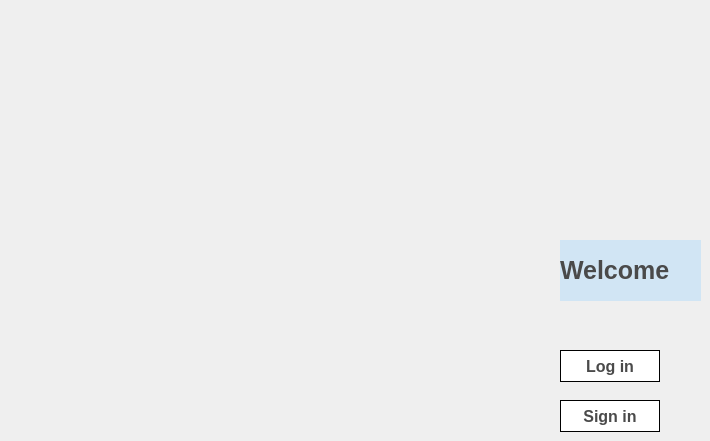
    <widget class="QWidget" name="welcomePage">
     <widget class="QLabel" name="label_4">
      <property name="geometry">
       <rect>
        <x>560</x>
        <y>240</y>
        <width>141</width>
        <height>61</height>
       </rect>
      </property>
      <property name="styleSheet">
       <string notr="true">QLabel#label_4 {
    font-size: 25px;
    font-weight: bold;
    font-family: &quot;Courier New&quot;, monospace;  
    color: #4A4A4A;    
    background-color: #D1E5F4; 
}</string>
      </property>
      <property name="text">
       <string>Welcome</string>
      </property>
     </widget>
     <widget class="QPushButton" name="WloginButton">
      <property name="geometry">
       <rect>
        <x>560</x>
        <y>350</y>
        <width>100</width>
        <height>32</height>
       </rect>
      </property>
      <property name="styleSheet">
       <string notr="true">QPushButton {
    padding: 4px 13px;
    font-size: 16px;
    background-color: #FFFFFF; 
    color: #4A4A4A; 
    border: 1px solid #000000;     
    border-radius: 0px;  
    font-family: &quot;Courier New&quot;, monospace;
    font-weight: 500;
}

QPushButton:pressed {
    background-color: #E0E0E0; 
    padding: 18px 27px 12px 33px;
}</string>
      </property>
      <property name="text">
       <string>Log in</string>
      </property>
     </widget>
     <widget class="QPushButton" name="WsigninButton">
      <property name="geometry">
       <rect>
        <x>560</x>
        <y>400</y>
        <width>100</width>
        <height>32</height>
       </rect>
      </property>
      <property name="styleSheet">
       <string notr="true">QPushButton {
    padding: 4px 13px;
    font-size: 16px;
    background-color: #FFFFFF;
    color: #4A4A4A;
    border: 1px solid #000000;
    border-radius: 0px;
    font-family: &quot;Courier New&quot;, monospace;
    font-weight: 500;
}

QPushButton:pressed {
    background-color: #E0E0E0; 
    padding: 18px 27px 12px 33px; 
}</string>
      </property>
      <property name="text">
       <string>Sign in</string>
      </property>
     </widget>
    </widget>
